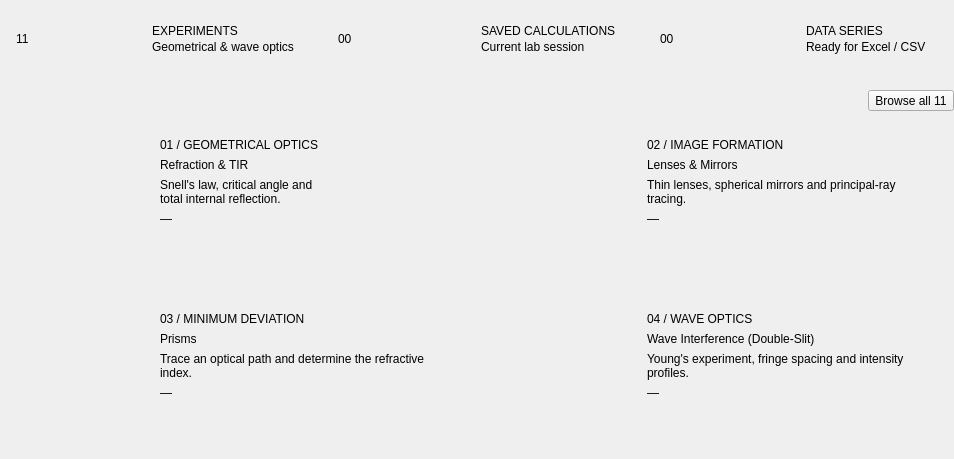
<?xml version="1.0" encoding="UTF-8"?>
<ui version="4.0">
 <class>DashboardPage</class>
 <widget class="QWidget" name="DashboardPage">
  <layout class="QVBoxLayout" name="dashboardCenterLayout">
   <property name="spacing"><number>12</number></property>
   <property name="leftMargin"><number>0</number></property><property name="topMargin"><number>0</number></property><property name="rightMargin"><number>0</number></property><property name="bottomMargin"><number>0</number></property>
   <item>
    <layout class="QHBoxLayout" name="metricsLayout">
     <property name="spacing"><number>12</number></property>
     <item>
      <widget class="QFrame" name="metricExperimentsCard">
       <property name="frameShape"><enum>QFrame::NoFrame</enum></property>
       <layout class="QHBoxLayout" name="experimentsMetricLayout">
        <property name="spacing"><number>14</number></property><property name="leftMargin"><number>16</number></property><property name="topMargin"><number>14</number></property><property name="rightMargin"><number>16</number></property><property name="bottomMargin"><number>14</number></property>
        <item><widget class="QLabel" name="experimentCount"><property name="text"><string>11</string></property></widget></item>
        <item>
         <layout class="QVBoxLayout" name="experimentsMetricTextLayout">
          <property name="spacing"><number>2</number></property>
          <item><spacer name="experimentsMetricTopSpacer"><property name="orientation"><enum>Qt::Vertical</enum></property><property name="sizeHint" stdset="0"><size><width>20</width><height>10</height></size></property></spacer></item>
          <item><widget class="QLabel" name="experimentsMetricTitle"><property name="text"><string>EXPERIMENTS</string></property></widget></item>
          <item><widget class="QLabel" name="experimentsMetricDescription"><property name="text"><string>Geometrical &amp; wave optics</string></property></widget></item>
          <item><spacer name="experimentsMetricBottomSpacer"><property name="orientation"><enum>Qt::Vertical</enum></property><property name="sizeHint" stdset="0"><size><width>20</width><height>10</height></size></property></spacer></item>
         </layout>
        </item>
        <property name="stretch"><number>1</number></property>
       </layout>
      </widget>
      <property name="stretch"><number>1</number></property>
     </item>
     <item>
      <widget class="QFrame" name="savedMetricCard">
       <property name="frameShape"><enum>QFrame::NoFrame</enum></property>
       <layout class="QHBoxLayout" name="savedMetricLayout">
        <property name="spacing"><number>14</number></property><property name="leftMargin"><number>16</number></property><property name="topMargin"><number>14</number></property><property name="rightMargin"><number>16</number></property><property name="bottomMargin"><number>14</number></property>
        <item><widget class="QLabel" name="savedValue"><property name="text"><string>00</string></property></widget></item>
        <item>
         <layout class="QVBoxLayout" name="savedMetricTextLayout">
          <property name="spacing"><number>2</number></property>
          <item><spacer name="savedMetricTopSpacer"><property name="orientation"><enum>Qt::Vertical</enum></property><property name="sizeHint" stdset="0"><size><width>20</width><height>10</height></size></property></spacer></item>
          <item><widget class="QLabel" name="savedMetricTitle"><property name="text"><string>SAVED CALCULATIONS</string></property></widget></item>
          <item><widget class="QLabel" name="savedMetricDescription"><property name="text"><string>Current lab session</string></property></widget></item>
          <item><spacer name="savedMetricBottomSpacer"><property name="orientation"><enum>Qt::Vertical</enum></property><property name="sizeHint" stdset="0"><size><width>20</width><height>10</height></size></property></spacer></item>
         </layout>
        </item>
        <property name="stretch"><number>1</number></property>
       </layout>
      </widget>
      <property name="stretch"><number>1</number></property>
     </item>
     <item>
      <widget class="QFrame" name="seriesMetricCard">
       <property name="frameShape"><enum>QFrame::NoFrame</enum></property>
       <layout class="QHBoxLayout" name="seriesMetricLayout">
        <property name="spacing"><number>14</number></property><property name="leftMargin"><number>16</number></property><property name="topMargin"><number>14</number></property><property name="rightMargin"><number>16</number></property><property name="bottomMargin"><number>14</number></property>
        <item><widget class="QLabel" name="seriesValue"><property name="text"><string>00</string></property></widget></item>
        <item>
         <layout class="QVBoxLayout" name="seriesMetricTextLayout">
          <property name="spacing"><number>2</number></property>
          <item><spacer name="seriesMetricTopSpacer"><property name="orientation"><enum>Qt::Vertical</enum></property><property name="sizeHint" stdset="0"><size><width>20</width><height>10</height></size></property></spacer></item>
          <item><widget class="QLabel" name="seriesMetricTitle"><property name="text"><string>DATA SERIES</string></property></widget></item>
          <item><widget class="QLabel" name="seriesMetricDescription"><property name="text"><string>Ready for Excel / CSV</string></property></widget></item>
          <item><spacer name="seriesMetricBottomSpacer"><property name="orientation"><enum>Qt::Vertical</enum></property><property name="sizeHint" stdset="0"><size><width>20</width><height>10</height></size></property></spacer></item>
         </layout>
        </item>
        <property name="stretch"><number>1</number></property>
       </layout>
      </widget>
      <property name="stretch"><number>1</number></property>
     </item>
    </layout>
   </item>
   <item>
    <layout class="QHBoxLayout" name="browseLayout">
     <item><spacer name="browseLeadingSpacer"><property name="orientation"><enum>Qt::Horizontal</enum></property><property name="sizeHint" stdset="0"><size><width>40</width><height>20</height></size></property></spacer></item>
     <item>
      <widget class="QToolButton" name="browseExperiments">
       <property name="toolTip"><string>Open any of the 11 experiment screens</string></property>
       <property name="text"><string>Browse all 11</string></property>
       <property name="popupMode"><enum>QToolButton::InstantPopup</enum></property>
      </widget>
     </item>
    </layout>
   </item>
   <item>
    <layout class="QGridLayout" name="featuredGridLayout">
     <property name="spacing"><number>12</number></property>
     <item row="0" column="0">
      <widget class="QFrame" name="featureCard1">
       <property name="sizePolicy"><sizepolicy hsizetype="Expanding" vsizetype="Expanding"><horstretch>0</horstretch><verstretch>0</verstretch></sizepolicy></property><property name="frameShape"><enum>QFrame::NoFrame</enum></property>
       <layout class="QHBoxLayout" name="featureCard1Layout"><property name="spacing"><number>15</number></property><property name="leftMargin"><number>15</number></property><property name="topMargin"><number>15</number></property><property name="rightMargin"><number>15</number></property><property name="bottomMargin"><number>15</number></property>
        <item><widget class="QWidget" name="previewIconSlot1"><property name="minimumSize"><size><width>130</width><height>132</height></size></property><layout class="QVBoxLayout" name="previewIconLayout1"><property name="leftMargin"><number>0</number></property><property name="topMargin"><number>0</number></property><property name="rightMargin"><number>0</number></property><property name="bottomMargin"><number>0</number></property></layout></widget></item>
        <item>
         <layout class="QVBoxLayout" name="featureTextLayout1"><property name="spacing"><number>6</number></property>
          <item><widget class="QLabel" name="featureKicker1"><property name="text"><string>01 / GEOMETRICAL OPTICS</string></property></widget></item>
          <item><widget class="QLabel" name="featureTitle1"><property name="text"><string>Refraction &amp; TIR</string></property><property name="wordWrap"><bool>true</bool></property></widget></item>
          <item><widget class="QLabel" name="featureDescription1"><property name="text"><string>Snell's law, critical angle and total internal reflection.</string></property><property name="wordWrap"><bool>true</bool></property></widget></item>
          <item><widget class="QLabel" name="featureResult1"><property name="text"><string>—</string></property></widget></item>
          <item><spacer name="featureTextSpacer1"><property name="orientation"><enum>Qt::Vertical</enum></property><property name="sizeHint" stdset="0"><size><width>20</width><height>10</height></size></property></spacer></item>
         </layout>
         <property name="stretch"><number>1</number></property>
        </item>
        <item>
         <layout class="QVBoxLayout" name="featureArrowLayout1"><item><spacer name="featureArrowSpacer1"><property name="orientation"><enum>Qt::Vertical</enum></property><property name="sizeHint" stdset="0"><size><width>20</width><height>40</height></size></property></spacer></item><item><widget class="QLabel" name="featureArrow1"><property name="text"><string/></property></widget></item></layout>
        </item>
       </layout>
      </widget>
     </item>
     <item row="0" column="1">
      <widget class="QFrame" name="featureCard2">
       <property name="sizePolicy"><sizepolicy hsizetype="Expanding" vsizetype="Expanding"><horstretch>0</horstretch><verstretch>0</verstretch></sizepolicy></property><property name="frameShape"><enum>QFrame::NoFrame</enum></property>
       <layout class="QHBoxLayout" name="featureCard2Layout"><property name="spacing"><number>15</number></property><property name="leftMargin"><number>15</number></property><property name="topMargin"><number>15</number></property><property name="rightMargin"><number>15</number></property><property name="bottomMargin"><number>15</number></property>
        <item><widget class="QWidget" name="previewIconSlot2"><property name="minimumSize"><size><width>130</width><height>132</height></size></property><layout class="QVBoxLayout" name="previewIconLayout2"><property name="leftMargin"><number>0</number></property><property name="topMargin"><number>0</number></property><property name="rightMargin"><number>0</number></property><property name="bottomMargin"><number>0</number></property></layout></widget></item>
        <item>
         <layout class="QVBoxLayout" name="featureTextLayout2"><property name="spacing"><number>6</number></property>
          <item><widget class="QLabel" name="featureKicker2"><property name="text"><string>02 / IMAGE FORMATION</string></property></widget></item>
          <item><widget class="QLabel" name="featureTitle2"><property name="text"><string>Lenses &amp; Mirrors</string></property><property name="wordWrap"><bool>true</bool></property></widget></item>
          <item><widget class="QLabel" name="featureDescription2"><property name="text"><string>Thin lenses, spherical mirrors and principal-ray tracing.</string></property><property name="wordWrap"><bool>true</bool></property></widget></item>
          <item><widget class="QLabel" name="featureResult2"><property name="text"><string>—</string></property></widget></item>
          <item><spacer name="featureTextSpacer2"><property name="orientation"><enum>Qt::Vertical</enum></property><property name="sizeHint" stdset="0"><size><width>20</width><height>10</height></size></property></spacer></item>
         </layout>
         <property name="stretch"><number>1</number></property>
        </item>
        <item><layout class="QVBoxLayout" name="featureArrowLayout2"><item><spacer name="featureArrowSpacer2"><property name="orientation"><enum>Qt::Vertical</enum></property><property name="sizeHint" stdset="0"><size><width>20</width><height>40</height></size></property></spacer></item><item><widget class="QLabel" name="featureArrow2"><property name="text"><string/></property></widget></item></layout></item>
       </layout>
      </widget>
     </item>
     <item row="1" column="0">
      <widget class="QFrame" name="featureCard3">
       <property name="sizePolicy"><sizepolicy hsizetype="Expanding" vsizetype="Expanding"><horstretch>0</horstretch><verstretch>0</verstretch></sizepolicy></property><property name="frameShape"><enum>QFrame::NoFrame</enum></property>
       <layout class="QHBoxLayout" name="featureCard3Layout"><property name="spacing"><number>15</number></property><property name="leftMargin"><number>15</number></property><property name="topMargin"><number>15</number></property><property name="rightMargin"><number>15</number></property><property name="bottomMargin"><number>15</number></property>
        <item><widget class="QWidget" name="previewIconSlot3"><property name="minimumSize"><size><width>130</width><height>132</height></size></property><layout class="QVBoxLayout" name="previewIconLayout3"><property name="leftMargin"><number>0</number></property><property name="topMargin"><number>0</number></property><property name="rightMargin"><number>0</number></property><property name="bottomMargin"><number>0</number></property></layout></widget></item>
        <item>
         <layout class="QVBoxLayout" name="featureTextLayout3"><property name="spacing"><number>6</number></property>
          <item><widget class="QLabel" name="featureKicker3"><property name="text"><string>03 / MINIMUM DEVIATION</string></property></widget></item>
          <item><widget class="QLabel" name="featureTitle3"><property name="text"><string>Prisms</string></property><property name="wordWrap"><bool>true</bool></property></widget></item>
          <item><widget class="QLabel" name="featureDescription3"><property name="text"><string>Trace an optical path and determine the refractive index.</string></property><property name="wordWrap"><bool>true</bool></property></widget></item>
          <item><widget class="QLabel" name="featureResult3"><property name="text"><string>—</string></property></widget></item>
          <item><spacer name="featureTextSpacer3"><property name="orientation"><enum>Qt::Vertical</enum></property><property name="sizeHint" stdset="0"><size><width>20</width><height>10</height></size></property></spacer></item>
         </layout>
         <property name="stretch"><number>1</number></property>
        </item>
        <item><layout class="QVBoxLayout" name="featureArrowLayout3"><item><spacer name="featureArrowSpacer3"><property name="orientation"><enum>Qt::Vertical</enum></property><property name="sizeHint" stdset="0"><size><width>20</width><height>40</height></size></property></spacer></item><item><widget class="QLabel" name="featureArrow3"><property name="text"><string/></property></widget></item></layout></item>
       </layout>
      </widget>
     </item>
     <item row="1" column="1">
      <widget class="QFrame" name="featureCard4">
       <property name="sizePolicy"><sizepolicy hsizetype="Expanding" vsizetype="Expanding"><horstretch>0</horstretch><verstretch>0</verstretch></sizepolicy></property><property name="frameShape"><enum>QFrame::NoFrame</enum></property>
       <layout class="QHBoxLayout" name="featureCard4Layout"><property name="spacing"><number>15</number></property><property name="leftMargin"><number>15</number></property><property name="topMargin"><number>15</number></property><property name="rightMargin"><number>15</number></property><property name="bottomMargin"><number>15</number></property>
        <item><widget class="QWidget" name="previewIconSlot4"><property name="minimumSize"><size><width>130</width><height>132</height></size></property><layout class="QVBoxLayout" name="previewIconLayout4"><property name="leftMargin"><number>0</number></property><property name="topMargin"><number>0</number></property><property name="rightMargin"><number>0</number></property><property name="bottomMargin"><number>0</number></property></layout></widget></item>
        <item>
         <layout class="QVBoxLayout" name="featureTextLayout4"><property name="spacing"><number>6</number></property>
          <item><widget class="QLabel" name="featureKicker4"><property name="text"><string>04 / WAVE OPTICS</string></property></widget></item>
          <item><widget class="QLabel" name="featureTitle4"><property name="text"><string>Wave Interference (Double-Slit)</string></property><property name="wordWrap"><bool>true</bool></property></widget></item>
          <item><widget class="QLabel" name="featureDescription4"><property name="text"><string>Young's experiment, fringe spacing and intensity profiles.</string></property><property name="wordWrap"><bool>true</bool></property></widget></item>
          <item><widget class="QLabel" name="featureResult4"><property name="text"><string>—</string></property></widget></item>
          <item><spacer name="featureTextSpacer4"><property name="orientation"><enum>Qt::Vertical</enum></property><property name="sizeHint" stdset="0"><size><width>20</width><height>10</height></size></property></spacer></item>
         </layout>
         <property name="stretch"><number>1</number></property>
        </item>
        <item><layout class="QVBoxLayout" name="featureArrowLayout4"><item><spacer name="featureArrowSpacer4"><property name="orientation"><enum>Qt::Vertical</enum></property><property name="sizeHint" stdset="0"><size><width>20</width><height>40</height></size></property></spacer></item><item><widget class="QLabel" name="featureArrow4"><property name="text"><string/></property></widget></item></layout></item>
       </layout>
      </widget>
     </item>
    </layout>
    <property name="stretch"><number>1</number></property>
   </item>
  </layout>
 </widget>
 <resources/>
 <connections/>
</ui>
